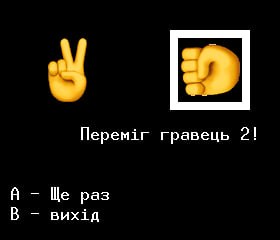
#> input picture apps/LIlkaChuVaChi/image.png, 280 x 240 px
$ python -i build.py   (imports and definitions only)
#> lines starting #> are read from the running program, lines starting #| are printed output that depends on the picture

import os
import yaml
import requests
import argparse
import html
import json
from PIL import Image

args = argparse.ArgumentParser(description="Builds the keira app and mod files")
# [3 lines not run here, left out]

# Global warnings tracker
build_warnings = []

# [11 lines left out: function add_warning, not called in this run]

# Maximum dimensions for images (width, height)
MAX_IMAGE_WIDTH = 1920
MAX_IMAGE_HEIGHT = 1080
MAX_ICON_SIZE = 512
MIN_ICON_SIZE = 64  # For ESP32-S3 display
JPEG_QUALITY = 85

def generate_min_icon(icon_path, output_path):
    """Generate 64x64 minimized icon for ESP32-S3 in RGB565 binary format"""
#> called with icon_path = 'apps/LIlkaChuVaChi/image.png', output_path = 'out.png'
    try:
        with Image.open(icon_path) as img:
            # Convert to RGB if needed
#> img is the input picture: PIL image 280x240 RGB; mean R, G, B 28.5, 24.8, 16.3
            if img.mode in ('RGBA', 'LA', 'P'):
                background = Image.new('RGB', img.size, (255, 255, 255))
                if img.mode == 'P':
                    img = img.convert('RGBA')
                if img.mode in ('RGBA', 'LA'):
                    background.paste(img, mask=img.split()[-1])
                else:
                    background.paste(img)
                img = background
            elif img.mode != 'RGB':
                img = img.convert('RGB')

            # Resize to 64x64
            img_resized = img.resize((MIN_ICON_SIZE, MIN_ICON_SIZE), Image.Resampling.LANCZOS)
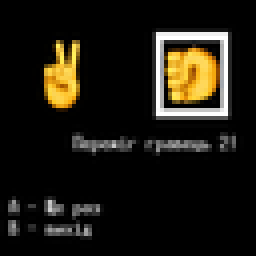
#> img_resized: PIL image 64x64 RGB (shown 4 times larger); mean R, G, B 28.8, 25.2, 16.6

            # Convert to RGB565 binary format
            pixels = img_resized.load()
            rgb565_data = bytearray()

            for y in range(MIN_ICON_SIZE):
                for x in range(MIN_ICON_SIZE):
                    r, g, b = pixels[x, y]
                    # Convert RGB888 to RGB565
                    r5 = (r >> 3) & 0x1F
                    g6 = (g >> 2) & 0x3F
                    b5 = (b >> 3) & 0x1F
                    rgb565 = (r5 << 11) | (g6 << 5) | b5
                    # Write as little-endian 16-bit value
                    rgb565_data.append(rgb565 & 0xFF)
                    rgb565_data.append((rgb565 >> 8) & 0xFF)

            # Save binary file
            with open(output_path, 'wb') as f:
                f.write(rgb565_data)

            print(f"  Generated min icon: {output_path} (64x64 RGB565, {len(rgb565_data)} bytes)")
#|   Generated min icon: out.png (64x64 RGB565, 8192 bytes)
    except Exception as e:
        print(f"  Warning: Could not generate min icon: {e}")

# [204 lines left out: functions compress_image, download_file, gen_static_folder, process_manifest, gen_json_index_manifests, not called in this run]


def check_folder_sturcture(folder) -> bool:
    return os.path.isfile(os.path.join(folder, 'manifest.yml'))

# [238 lines left out: functions validate_app_files, check_manifest, scan_apps_folder, scan_mods_folder, process_apps_folder, process_mods_folder and 1 more, not called in this run]

# [2 lines not run here, left out]

>>> result = generate_min_icon('apps/LIlkaChuVaChi/image.png', 'out.png')

$ run again, on apps/lilka-cnc/image3.png
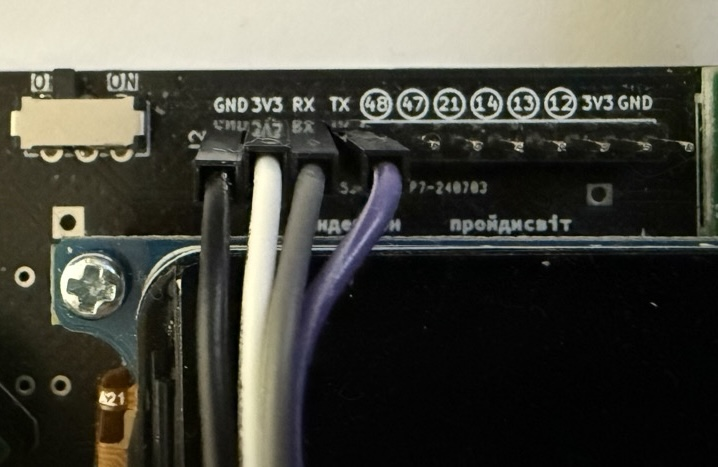
#> input picture apps/lilka-cnc/image3.png, 718 x 467 px
#> in generate_min_icon, img is the input picture: PIL image 718x467 RGB; mean R, G, B 73.7, 73.1, 64.1
#> in generate_min_icon, `img_resized = img.resize((MIN_ICON_SIZE, MIN_ICON_SIZE), Image.Resampl..`:
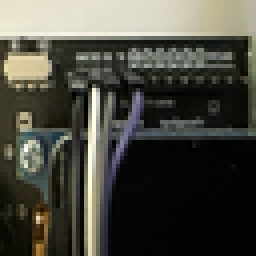
#> img_resized: PIL image 64x64 RGB (shown 4 times larger); mean R, G, B 73.7, 73.1, 64.1
#|   Generated min icon: out.png (64x64 RGB565, 8192 bytes)
